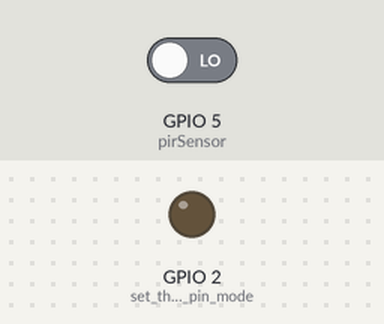
Recording of a sketch running on a simulated ESP32. On the bench: output pins drawn as LEDs (lit = HIGH). The inputs (shaded band) are chosen by the test bench; at power-on: GPIO 5 (pirSensor) LOW. WiFi joins after 1.5 s; servers stay silent unless stated; uploads are accepted with an empty reply; what the sketch prints to the serial monitor is not drawn.

Above: at 3.7 s.
3.8 s: GPIO 5 (pirSensor) driven HIGH
At 5.1 s:
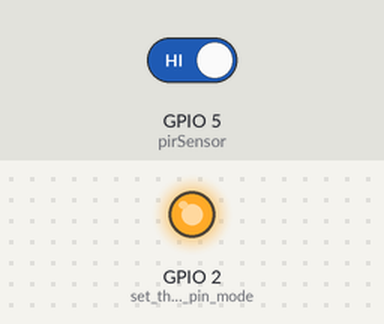
5.5 s: GPIO 5 (pirSensor) driven LOW
At 6.4 s:
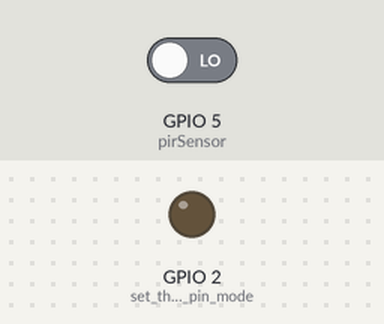
Timing chart, 0 to 8.5 s (numbered marks = the images above; inputs shaded):
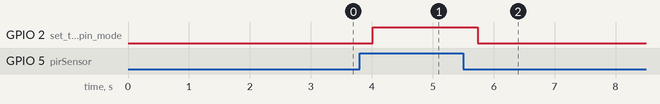

Measured:
- after the input at 3.8 s, GPIO 2 (set_the_LED_pin_mode): LOW → HIGH after 0.21 s
- after the input at 5.5 s, GPIO 2 (set_the_LED_pin_mode): HIGH → LOW after 0.24 s

The sketch:

availability-monitor.ino
```cpp
#include <WiFi.h>
#include <HTTPClient.h>
#include <esp_wifi.h>


//const int led = 9; // Led positive terminal to the digital pin 9.
const  int pirSensor = 5; // signal pin of sensor to digital pin 5.
int state = LOW;
int pirValue = 0;


const char* ssid = "..."; // TODO
const char* password = "..."; // TODO
const String api_endpoint_notify = "https://callboxes.etincelle-coworking.com/api/motion";
const String api_endpoint_alive = "https://callboxes.etincelle-coworking.com/api/alive";

unsigned long lastTime = 0;

const int DELAY_EVERY_MINUTE = 60000;
// Timer set to 10 minutes (600000)
//unsigned long timerDelay = 600000;
// Set timer to 5 seconds (5000)
unsigned long aliveDelay = DELAY_EVERY_MINUTE;


void setup() {
  Serial.begin(9600);

  pinMode (LED_BUILTIN, OUTPUT);  // set the LED pin mode
  pinMode(pirSensor, INPUT); // PIR motion sensor is determined is an input here.

  delay(1000);

  WiFi.mode(WIFI_MODE_STA);
  //WiFi.config(INADDR_NONE, INADDR_NONE, INADDR_NONE, INADDR_NONE);

  //WiFi.STA.begin();

  Serial.print("[DEFAULT] ESP32 Board MAC Address: " + WiFi.macAddress());


  // We start by connecting to a WiFi network
  Serial.println();
  Serial.println();
  Serial.print ("Connecting to ");
  Serial.println (ssid);

  WiFi.begin (ssid, password);

  while (WiFi.status() != WL_CONNECTED) {
    delay (500);
    Serial.print (".");
  }

  Serial.println ("");
  Serial.println ("WiFi connected.");
  Serial.println ("IP address: ");
  Serial.println (WiFi.localIP());

  lastTime = millis();
}

void loop(){
  delay (500);
  pirValue = digitalRead(pirSensor);

  if  (pirValue == HIGH) {
    if (state == LOW) {
      //Serial.println("  Motion detected ");
      digitalWrite(LED_BUILTIN, HIGH);
      state = HIGH;
      notifymMotion();
    }
  } else {
      if  (state == HIGH){
       // Serial.println("The action/ motion has stopped");
        digitalWrite(LED_BUILTIN, LOW);
        state = LOW;
    }
  }

  if ( (millis() - lastTime) > aliveDelay) {
      notifyWatchDog();
      lastTime = millis();
  }

}

void notifyWatchDog(){
  HTTPClient http;
  String uri = api_endpoint_alive + "?mac=" + WiFi.macAddress();
  Serial.println("Calling " + uri);
  http.begin(uri.c_str());

  int httpResponseCode = http.GET();
  if (httpResponseCode>0) {
    Serial.print("HTTP Response code: ");
    Serial.println(httpResponseCode);
    String payload = http.getString();
    Serial.println(payload);
  }else {
    Serial.print("Error code: ");
    Serial.println(httpResponseCode);
  }
  http.end();
}

void notifymMotion(){
  HTTPClient http;
  String uri = api_endpoint_notify + "?mac=" + WiFi.macAddress();
  Serial.println("Calling "+uri);
  http.begin(uri.c_str());

  int httpResponseCode = http.GET();
  if (httpResponseCode>0) {
    Serial.print("HTTP Response code: ");
    Serial.println(httpResponseCode);
    String payload = http.getString();
    Serial.println(payload);
  }else {
    Serial.print(" -> Error code: ");
    Serial.println(httpResponseCode);
  }
  http.end();
}
```
